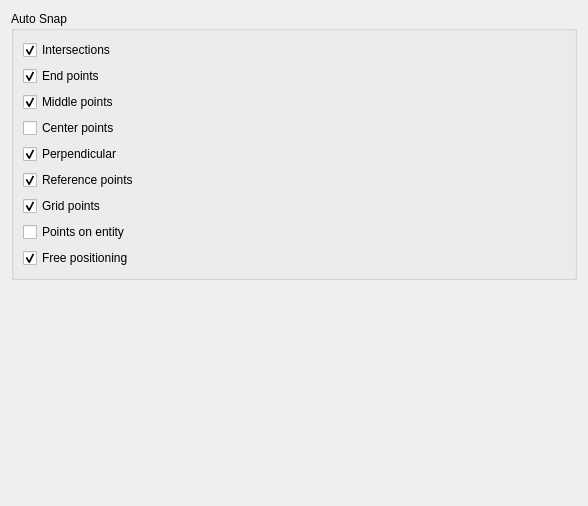
<?xml version="1.0" encoding="UTF-8"?>
<ui version="4.0">
 <class>AutoSnap</class>
 <widget class="QWidget" name="AutoSnap">
  <property name="geometry">
   <rect>
    <x>0</x>
    <y>0</y>
    <width>588</width>
    <height>506</height>
   </rect>
  </property>
  <layout class="QVBoxLayout" name="verticalLayout_2">
   <item>
    <widget class="QGroupBox" name="groupBox">
     <property name="title">
      <string>Auto Snap</string>
     </property>
     <layout class="QVBoxLayout" name="verticalLayout">
      <item>
       <widget class="QCheckBox" name="Intersections">
        <property name="text">
         <string>Intersections</string>
        </property>
        <property name="checked">
         <bool>true</bool>
        </property>
       </widget>
      </item>
      <item>
       <widget class="QCheckBox" name="EndPoints">
        <property name="text">
         <string>End points</string>
        </property>
        <property name="checked">
         <bool>true</bool>
        </property>
       </widget>
      </item>
      <item>
       <widget class="QCheckBox" name="MiddlePoints">
        <property name="text">
         <string>Middle points</string>
        </property>
        <property name="checked">
         <bool>true</bool>
        </property>
       </widget>
      </item>
      <item>
       <widget class="QCheckBox" name="CenterPoints">
        <property name="text">
         <string>Center points</string>
        </property>
       </widget>
      </item>
      <item>
       <widget class="QCheckBox" name="Perpendicular">
        <property name="text">
         <string>Perpendicular</string>
        </property>
        <property name="checked">
         <bool>true</bool>
        </property>
       </widget>
      </item>
      <item>
       <widget class="QCheckBox" name="ReferencePoints">
        <property name="text">
         <string>Reference points</string>
        </property>
        <property name="checked">
         <bool>true</bool>
        </property>
       </widget>
      </item>
      <item>
       <widget class="QCheckBox" name="GridPoints">
        <property name="text">
         <string>Grid points</string>
        </property>
        <property name="checked">
         <bool>true</bool>
        </property>
       </widget>
      </item>
      <item>
       <widget class="QCheckBox" name="PointsOnEntity">
        <property name="text">
         <string>Points on entity</string>
        </property>
       </widget>
      </item>
      <item>
       <widget class="QCheckBox" name="FreePositioning">
        <property name="text">
         <string>Free positioning</string>
        </property>
        <property name="checked">
         <bool>true</bool>
        </property>
       </widget>
      </item>
     </layout>
    </widget>
   </item>
   <item>
    <spacer name="verticalSpacer">
     <property name="orientation">
      <enum>Qt::Vertical</enum>
     </property>
     <property name="sizeHint" stdset="0">
      <size>
       <width>20</width>
       <height>246</height>
      </size>
     </property>
    </spacer>
   </item>
  </layout>
 </widget>
 <resources/>
 <connections/>
</ui>
